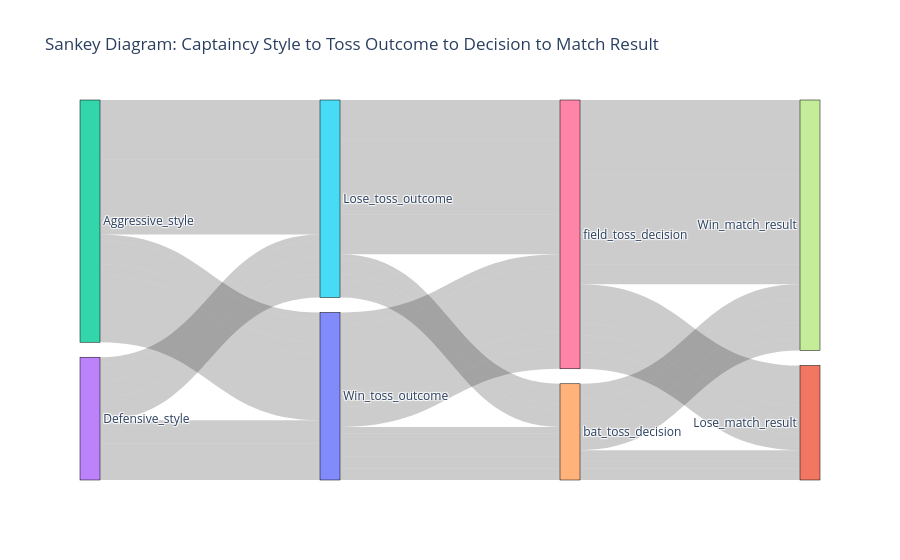

The cell this chart's notebook holds for it:
### Markdown cell above
# Sankey Diagram: Captaincy Style to Toss Outcome to Decision to Match Result

### Code cell
# Filter out rows where Indian_Captaincy_Style is 'Neutral'
final_df_clean = final_df_clean[final_df_clean['Indian_Captaincy_Style'] != 'Neutral']

# Filter and process relevant columns for Sankey diagram
sankey_data = final_df_clean[['Toss Result', 'Winner', 'Indian_Captaincy_Style']].copy()

# Extract Toss Decision (bat/field)
sankey_data['Toss Decision'] = sankey_data['Toss Result'].str.extract(r'elected to (\w+)')[0]

# Extract Toss Outcome (win/lose for India)
sankey_data['Toss Outcome'] = sankey_data['Toss Result'].str.contains('India').replace({True: 'Win', False: 'Lose'})

# Determine Match Result (win/lose for India)
sankey_data['Match Result'] = sankey_data['Winner'].apply(lambda x: 'Win' if x == 'India' else 'Lose')

# Drop rows with missing or invalid data
sankey_data.dropna(subset=['Toss Decision', 'Toss Outcome', 'Match Result'], inplace=True)

# Count the flows between stages
flows = sankey_data.groupby(['Indian_Captaincy_Style', 'Toss Outcome', 'Toss Decision', 'Match Result']).size().reset_index(name='Count')

# Make node labels unique by appending stage information
flows['Indian_Captaincy_Style'] = flows['Indian_Captaincy_Style'] + '_style'
flows['Toss Outcome'] = flows['Toss Outcome'] + '_toss_outcome'
flows['Toss Decision'] = flows['Toss Decision'] + '_toss_decision'
flows['Match Result'] = flows['Match Result'] + '_match_result'

# Create the node labels
nodes = list(set(flows['Indian_Captaincy_Style']).union(flows['Toss Outcome']).union(flows['Toss Decision']).union(flows['Match Result']))
node_dict = {node: i for i, node in enumerate(nodes)}

# Map flows to source and target indices with unique labels
flows['Source_1'] = flows['Indian_Captaincy_Style'].map(node_dict)
flows['Target_1'] = flows['Toss Outcome'].map(node_dict)
flows['Source_2'] = flows['Toss Outcome'].map(node_dict)
flows['Target_2'] = flows['Toss Decision'].map(node_dict)
flows['Source_3'] = flows['Toss Decision'].map(node_dict)
flows['Target_3'] = flows['Match Result'].map(node_dict)

# Create the Sankey diagram
fig = go.Figure(data=[
    go.Sankey(
        node=dict(
            pad=15,
            thickness=20,
            line=dict(color="black", width=0.5),
            label=nodes
        ),
        link=dict(
            source=list(flows['Source_1']) + list(flows['Source_2']) + list(flows['Source_3']),
            target=list(flows['Target_1']) + list(flows['Target_2']) + list(flows['Target_3']),
            value=list(flows['Count']) + list(flows['Count']) + list(flows['Count'])
        )
    )
])

# Update layout
fig.update_layout(
    title_text="Sankey Diagram: Captaincy Style to Toss Outcome to Decision to Match Result",
    font_size=12
)

# Show the plot
fig.show()

### Figure 1 — Plotly figure (JSON) as saved in the notebook; plotly's stock layout.template omitted (floating-point values rounded to 4 significant figures)
{"data": [{"link": {"source": [2, 2, 2, 2, 2, 2, 2, 2, 3, 3, 3, 3, 3, 3, 3, 3, 5, 5, 5, 5, 0, 0, 0, 0, 5, 5, 5, 5, 0, 0, 0, 0, 4, 4, 6, 6, 4, 4, 6, 6, 4, 4, 6, 6, 4, 4, 6, 6], "target": [5, 5, 5, 5, 0, 0, 0, 0, 5, 5, 5, 5, 0, 0, 0, 0, 4, 4, 6, 6, 4, 4, 6, 6, 4, 4, 6, 6, 4, 4, 6, 6, 1, 7, 1, 7, 1, 7, 1, 7, 1, 7, 1, 7, 1, 7, 1, 7], "value": [3, 9, 24, 45, 4, 14, 7, 40, 4, 10, 10, 14, 7, 7, 10, 12, 3, 9, 24, 45, 4, 14, 7, 40, 4, 10, 10, 14, 7, 7, 10, 12, 3, 9, 24, 45, 4, 14, 7, 40, 4, 10, 10, 14, 7, 7, 10, 12]}, "node": {"label": ["Win_toss_outcome", "Lose_match_result", "Aggressive_style", "Defensive_style", "bat_toss_decision", "Lose_toss_outcome", "field_toss_decision", "Win_match_result"], "line": {"color": "black", "width": 0.5}, "pad": 15, "thickness": 20}, "type": "sankey"}], "layout": {"autosize": true, "font": {"size": 12}, "title": {"text": "Sankey Diagram: Captaincy Style to Toss Outcome to Decision to Match Result"}}}
